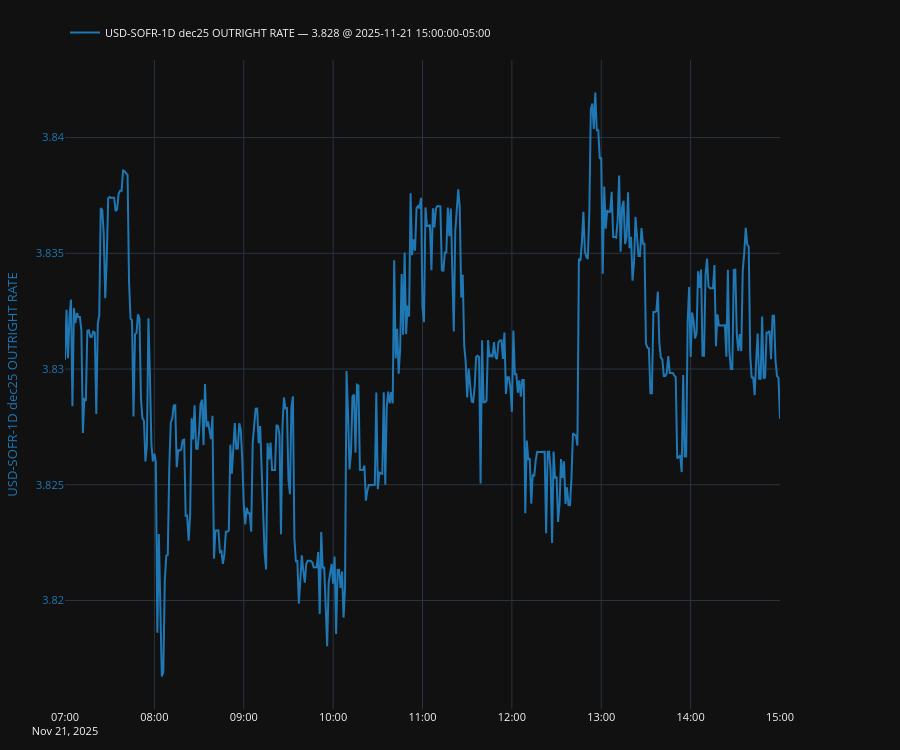

Notebook code for this chart:
### Code cell
# plot, fig, ax, ax2, legend = make_secondary_axis_plot(ylabel_left="RATE", ylabel_right="RATE", title=None, engine="plotly")
# plot(
#     df["o10/CT10 CURVE YTM"],
#     which="left",
#     indicators=[
        # {"kind": "last", "show_date": True, "style": {"linestyle": "--", "linewidth": 1.2, "color": "tab:purple"}},
        # {"kind": "sma", "window": 20, "style": {"linestyle": "--", "color": "red"}},
        # {"kind": "simple_avg", "label": "Long-run mean", "style": {"linestyle": "--", "color": "red"}},
        # {"kind": "cum_change", "from_at": "2025-09-24", "label": "Chg from Logan TCGR Speech"},
        # {"kind": "hurst", "hide": True},
        # {"kind": "vol", "returns": "normal", "window": 20, "hide": True},
        # {"kind": "half_life", "method": "ou", "demean": True, "style": {"linestyle": ":"}, "hide": True},
    # ],
    # ou={"enable": True, "steps": 90, "add_metrics_to_legend": True}
# )
# legend(show_date=True)
# plt.show()

plot, fig, _, _, legend = make_secondary_axis_plot(engine="plotly")
# plot(usts_df["1129-10/0530-10/0231-10 FLY YTM"], which="left")
# plot(usts_df["CT5/CT30 CURVE YTM"], which="left")
plot(swaps_df["USD-SOFR-1D dec25 OUTRIGHT RATE"], which="left")
# plot(usts_df["o10/o20/o30 FLY YTM"], which="right")
# plot(usts_df["oo20/o20 CURVE YTM"], which="right")
legend(valfmt="{:.3f}", show_date=True)

### Figure 1 — Plotly figure (JSON) as saved in the notebook; plotly's stock layout.template omitted (floating-point values rounded to 4 significant figures; data arrays with more than 128 entries replaced by an {"elided": "..."} marker saying what was removed)
{"data": [{"line": {"color": "#1f77b4"}, "mode": "lines", "name": "USD-SOFR-1D dec25 OUTRIGHT RATE — 3.828 @ 2025-11-21 15:00:00-05:00", "showlegend": true, "type": "scatter", "x": {"elided": "481 str values"}, "y": {"elided": "481 float values"}, "yaxis": "y"}], "layout": {"font": {"size": 11}, "height": 750, "legend": {"orientation": "h", "x": 0, "xanchor": "left", "y": 1.02, "yanchor": "bottom"}, "margin": {"b": 40, "l": 60, "r": 120, "t": 60}, "newshape": {"line": {"color": "red"}}, "title": {}, "xaxis": {"showgrid": true, "showspikes": true, "spikecolor": "white", "spikemode": "across", "spikesnap": "cursor"}, "yaxis": {"showgrid": true, "showspikes": true, "spikecolor": "white", "spikesnap": "cursor", "spikethickness": 0.5, "tickfont": {"color": "#1f77b4"}, "title": {"font": {"color": "#1f77b4"}, "text": "USD-SOFR-1D dec25 OUTRIGHT RATE"}}}}
